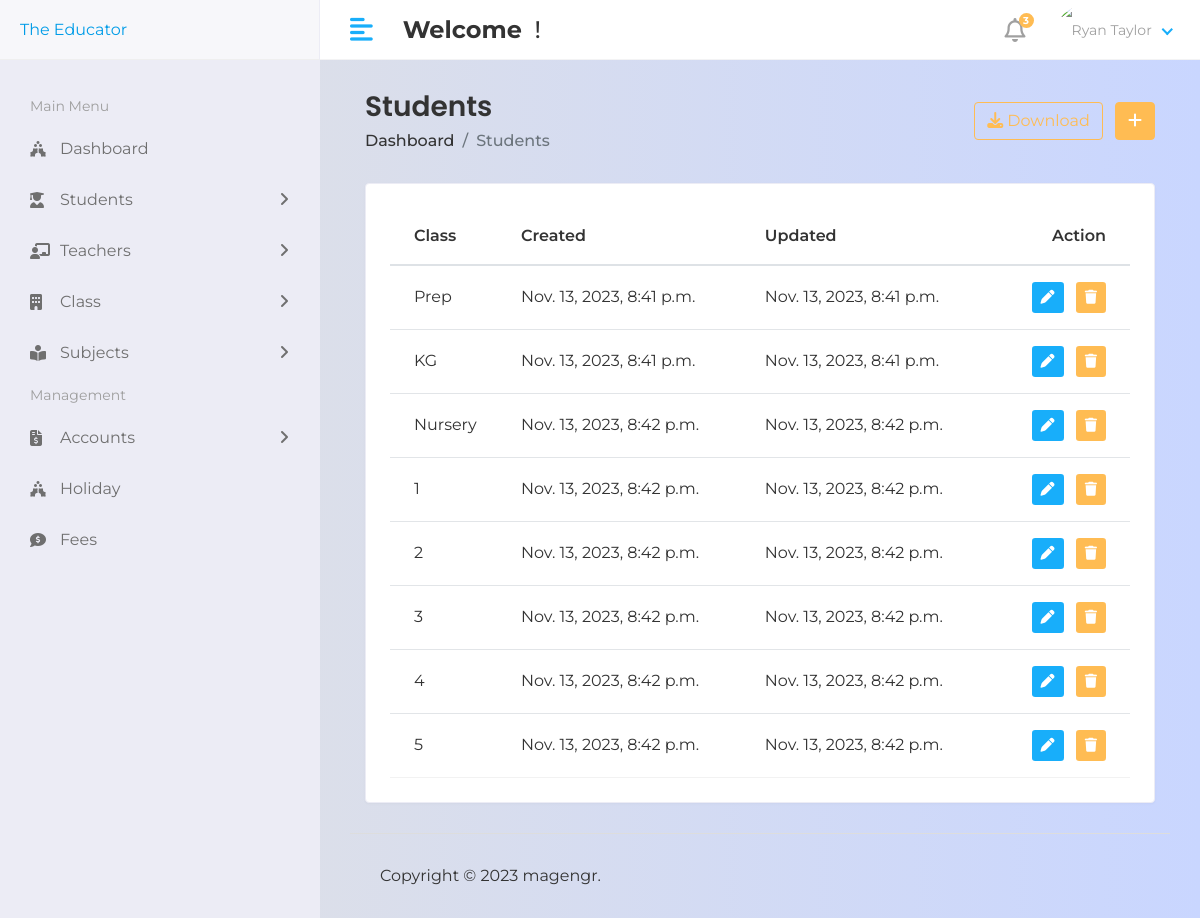
The app's page /hod/class/view with its own data.
### app/models.py (models this page shows, shortened)
class Course(models.Model):
        name = models.CharField(max_length=100)
        created_at = models.DateTimeField(auto_now_add=True)
        updated_at = models.DateTimeField(auto_now=True)

### student_management_system/hod_views.py (the view)
# urls.py: path('hod/class/view',hod_views.ViewCourse,name='view_course_edit'),
def ViewCourse(request):
    course = Course.objects.all()
    context={
        'course' : course,
    }
    return render(request,'hod/view_course.html',context)

### templates/hod/view_course.html (shortened to what this page needs)
{% extends 'base.html' %}
{% block content %}
<div class="content container-fluid">
    <div class="page-header">
       <div class="row align-items-center">
          <div class="col">
             <h3 class="page-title">Students</h3>
             <ul class="breadcrumb">
                <li class="breadcrumb-item"><a href="index.html">Dashboard</a></li>
                <li class="breadcrumb-item active">Students</li>
             </ul>
          </div>
          <div class="col-auto text-right float-right ml-auto">
             <a href="#" class="btn btn-outline-primary mr-2"><i class="fas fa-download"></i> Download</a>
             <a href="add-student.html" class="btn btn-primary"><i class="fas fa-plus"></i></a>
          </div>
       </div>
    </div>
    <div class="row">
       <div class="col-sm-12">
          <div class="card card-table">
             <div class="card-body">
                <div class="table-responsive">
                   <table class="table table-hover table-center mb-0 datatable">
                      <thead>
                         <tr>
                            <th>Class</th>
                            <th>Created</th>
                            <th>Updated</th>
                            <th class="text-right">Action</th>
                         </tr>
                      </thead>
                      <tbody>
                        {% for i in course %}
                         <tr>
                            <td>{{i.name}}</td>
                            <td>{{i.created_at}}</td>
                            <td>{{i.updated_at}}</td>
                            <td class="text-right">
                               <div class="actions">
                                  <a href="{% url 'edit_course' i.id %}" class="btn btn-sm bg-success-light mr-2">
                                  <i class="fas fa-pen"></i>
                                  </a>
                                  <a href="{% url 'delete_c' i.id  %}" class="btn btn-sm bg-danger-light">
                                  <i class="fas fa-trash"></i>
                                  </a>
                               </div>
                            </td>
                         </tr>
                            {% endfor %}
                      </tbody>
                   </table>
                </div>
             </div>
          </div>
       </div>
    </div>
 </div>
{% endblock %}

### templates/base.html (shortened to what this page needs)
{% load static %}
<!DOCTYPE html>
<html lang="en">
   <head>
      <link rel="stylesheet" href="{% static 'assets/plugins/bootstrap/css/bootstrap.min.css' %}">
      <link rel="stylesheet" href="{% static 'assets/plugins/fontawesome/css/fontawesome.min.css' %}">
      <link rel="stylesheet" href="{% static 'assets/plugins/fontawesome/css/all.min.css' %}">
      <link rel="stylesheet" href="{% static 'assets/css/style.css' %}">
      <link href='https://unpkg.com/boxicons@2.1.1/css/boxicons.min.css' rel='stylesheet'>
      <link rel="stylesheet" href="{% static '/assets/css/stylesign.css' %}">
   </head>
   <body>
    <div class="main-wrapper">
{% include 'includes/header.html' %}
{% include 'includes/sidebar.html' %}
    <div class="page-wrapper">
        <div class="content container-fluid">
{% block content %}
{% endblock %}
{% include 'includes/footer.html' %}
        </div>
    </div>
 </body>
</html>

### templates/includes/header.html (shortened to what this page needs)
{% load static %}
<div class="header">
    <div class="header-left">
       <a href="{% url 'hod_home' %}" class="logo">The Educator
       </a>
    </div>
    <a href="javascript:void(0);" id="toggle_btn">
    <i class="fas fa-align-left"></i>
    </a>
    <div class="top-nav-search mt-3">
       <h4><strong>Welcome</strong>&nbsp<span>{{user.first_name}} {{user.last_name}}!</span></h4>
    </div>
    <ul class="nav user-menu">
       <li class="nav-item dropdown noti-dropdown">
          <a href="#" class="dropdown-toggle nav-link" data-toggle="dropdown">
          <i class="far fa-bell"></i> <span class="badge badge-pill">3</span>
          </a>
       </li>
       <li class="nav-item dropdown has-arrow">
          <a href="#" class="dropdown-toggle nav-link" data-toggle="dropdown">
            {% if user.profile_pic == "" %}
            <span class="user-img"><img class="rounded-circle" src="{% static 'assets/img/noimage.png' %}" width="31" alt="Ryan Taylor"></span>
          {% else %}
          <span class="user-img"><img class="rounded-circle" src="/{{ user.profile_pic }}" width="31" alt="Ryan Taylor"></span>
          {% endif %}
          </a>
       </li>
    </ul>
 </div>

### templates/includes/sidebar.html (shortened to what this page needs)
{% load static %}
<div class="sidebar" id="sidebar">
    <div class="sidebar-inner slimscroll">
       <div id="sidebar-menu" class="sidebar-menu">
          <ul>
             <li class="menu-title mt-3">
                <span>Main Menu</span>
             </li>
            <li>
               <a href="{% url 'hod_home'%}"><i class="fas fa-holly-berry"></i> <span>Dashboard</span></a>
            </li>
             <li class="submenu">
                <a href="#"><i class="fas fa-user-graduate"></i> <span> Students</span> <span class="menu-arrow"></span></a>
             </li>
             <li class="submenu">
                <a href="#"><i class="fas fa-chalkboard-teacher"></i> <span> Teachers</span> <span class="menu-arrow"></span></a>
             </li>
             <li class="submenu">
                <a href="#"><i class="fas fa-building"></i> <span> Class</span> <span class="menu-arrow"></span></a>
             </li>
             <li class="submenu">
                <a href="#"><i class="fas fa-book-reader"></i> <span> Subjects</span> <span class="menu-arrow"></span></a>
             </li>
            <li class="menu-title">
                <span>Management</span>
             </li>
             <li class="submenu">
                <a href="#"><i class="fas fa-file-invoice-dollar"></i> <span> Accounts</span> <span class="menu-arrow"></span></a>
             </li>
             <li>
                <a href="holiday.html"><i class="fas fa-holly-berry"></i> <span>Holiday</span></a>
             </li>
             <li>
                <a href="fees.html"><i class="fas fa-comment-dollar"></i> <span>Fees</span></a>
             </li>
          </ul>
       </div>
    </div>
 </div>

### templates/includes/footer.html
{% load static %}
    <footer>
        <p>Copyright © 2023 magengr.</p>
     </footer>

### static/assets/css/stylesign.css (style rules this page uses)
* { margin: 0; padding: 0; box-sizing: border-box; font-family: 'Montserrat', sans-serif; }
body { background-color: #c9d6ff; background: linear-gradient(to right, #e2e2e2, #c9d6ff); display: flex; align-items: center; justify-content: center; flex-direction: column; height: 100vh; }

### records on screen
Course: name "Prep", created_at "Nov. 13, 2023, 8:41 p.m.", updated_at "Nov. 13, 2023, 8:41 p.m."
Course: name "KG", created_at "Nov. 13, 2023, 8:41 p.m.", updated_at "Nov. 13, 2023, 8:41 p.m."
Course: name "Nursery", created_at "Nov. 13, 2023, 8:42 p.m.", updated_at "Nov. 13, 2023, 8:42 p.m."
Course: name "1", created_at "Nov. 13, 2023, 8:42 p.m.", updated_at "Nov. 13, 2023, 8:42 p.m."
Course: name "2", created_at "Nov. 13, 2023, 8:42 p.m.", updated_at "Nov. 13, 2023, 8:42 p.m."
Course: name "3", created_at "Nov. 13, 2023, 8:42 p.m.", updated_at "Nov. 13, 2023, 8:42 p.m."
Course: name "4", created_at "Nov. 13, 2023, 8:42 p.m.", updated_at "Nov. 13, 2023, 8:42 p.m."
Course: name "5", created_at "Nov. 13, 2023, 8:42 p.m.", updated_at "Nov. 13, 2023, 8:42 p.m."
